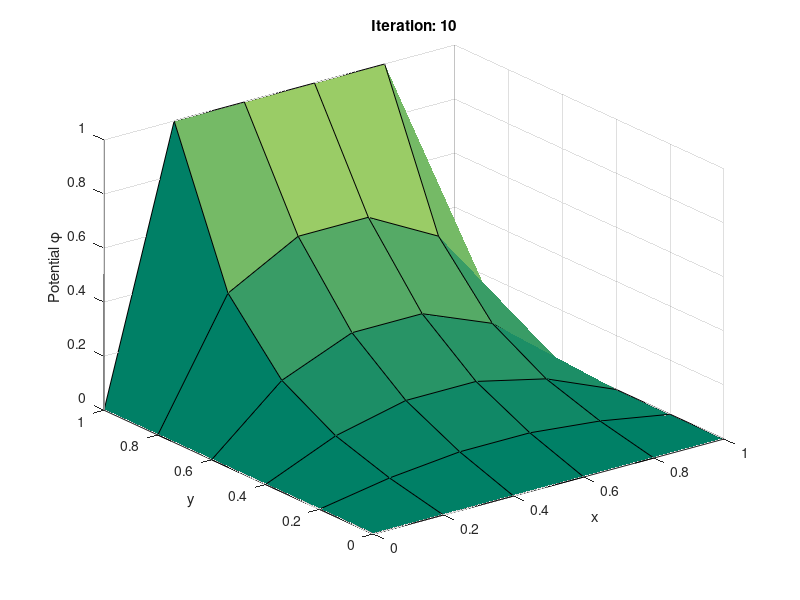
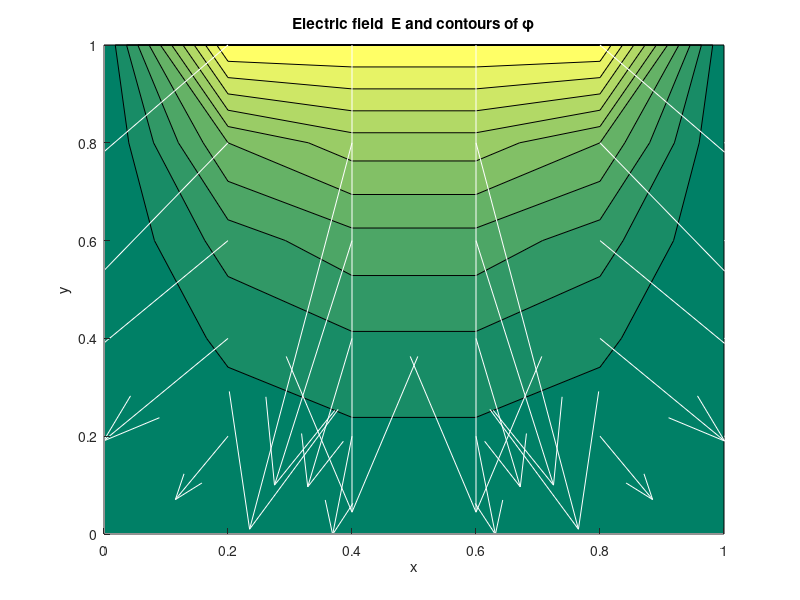
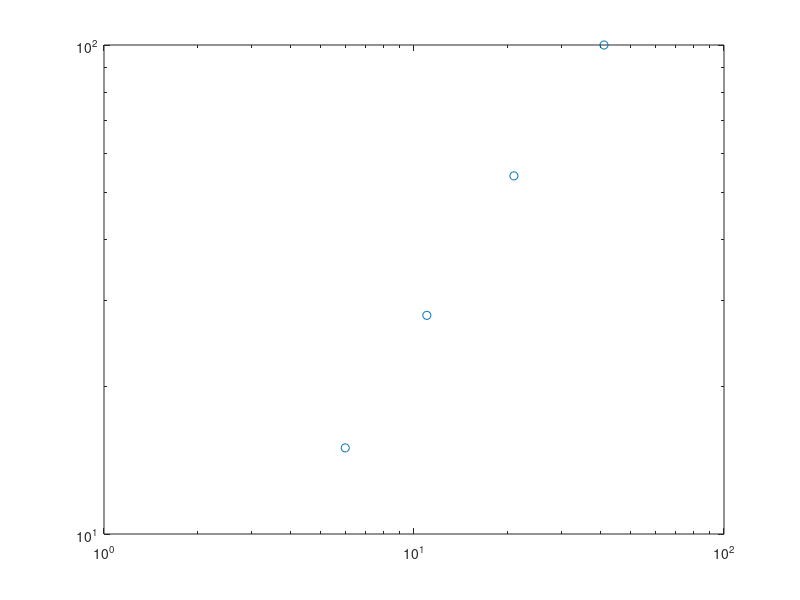

The MATLAB source for these figures, in order:
% laplace_sor.m
% Solve the Laplace equation with Dirichlet BCs using successive
% overrelaxation (SOR)

% Clear memory and show only a few digits
clear all; format short; clf; 

% Parameters
h=0.025;         % Spatial step
max_iter=1e+4;  % Maximum number of iterations
min_diff=1e-6;  % Convergence criterion
skip=10;        % Only plot every skip iterations

hvals=[0.025,0.05,0.1,0.2];
itern=length(hvals);
for n=1:itern;
    h=hvals(n);

% Vectors of x and y values
x=0:h:1; y=x;
L=length(x);

% Analytic result for optimal value
omega_opt=2/(1+sin(pi/L));
disp(['Optimal omega:',num2str(omega_opt)]);
omega=omega_opt;

% Over-relaxation factor
%omega=1.74;
%omega=1.2;

% Initial phi
phi=zeros(L);

% Impose BCs
phi(2:L-1,L)=1;

% Relaxation loop
figure(1);
colormap(summer);
for iter=1:max_iter
    
  % Keep this for the convergence test
  old_phi=phi;
  
  % Loop over interior points: update in place using SOR, preserve BCs
  for j=2:L-1
    for l=2:L-1
      gs=0.25*(phi(j-1,l)+phi(j+1,l)+ ...
                     phi(j,l-1)+phi(j,l+1));
      phi(j,l)=(1-omega)*phi(j,l)+omega*gs;
    end
  end

  % Plot updated solution
  if rem(iter,skip) == 0
    surfc(x,y,phi');
    %shading interp;
    xlabel('x');
    ylabel('y');
    zlabel('Potential \phi');
    title(['Iteration: ',num2str(iter)]);   
    drawnow;
  end
  
  % Break if change is suitably small
  diff=max(abs(phi-old_phi));
  if (diff < min_diff) 
    disp('Relaxation converged...');
    break;
  end
end

figure(3)
Lvals(n)=L;
itervals(n)=iter;
loglog(Lvals,itervals,'o');

end

% Display number of iterations
disp(['Number of iterations: ',num2str(iter)]);

% Determine the electric field by differencing. Note MATLAB's
% perverse identification of the first index in a matrix with
% y, wherever a functional dependence z=z(x,y) is implied.
[Ey, Ex]=gradient(phi,h);
Ex=-Ex; Ey=-Ey;

% Plot also the electric field 
figure(2); clf reset;
hold on;
colormap(summer);
contourf(x,y,phi');
scale=10;
quiver(x,y,Ex',Ey',scale,'w');
xlabel('x');
ylabel('y');
title('Electric field {\bf E} and contours of \phi');
hold off;
